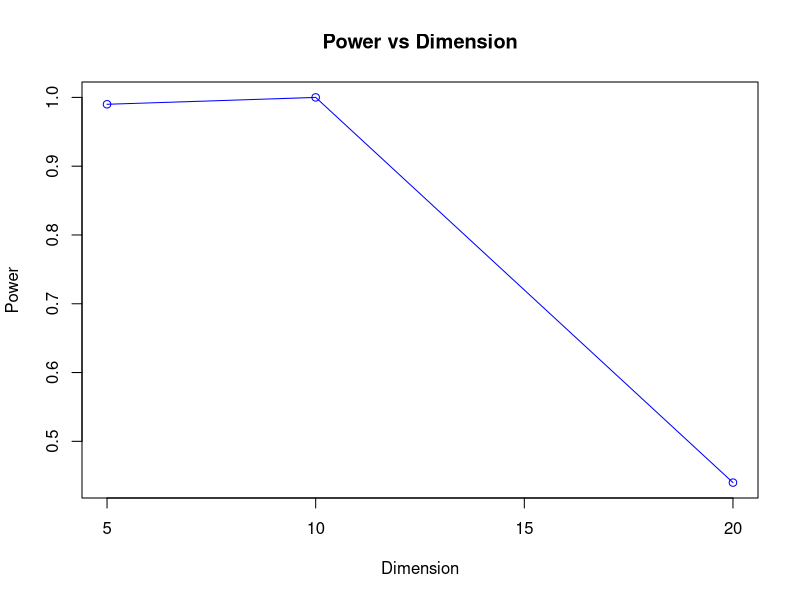
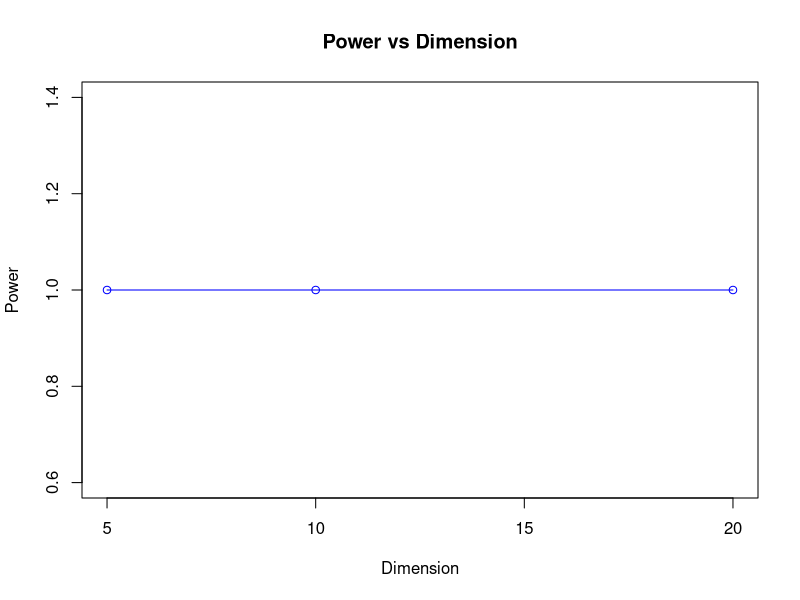
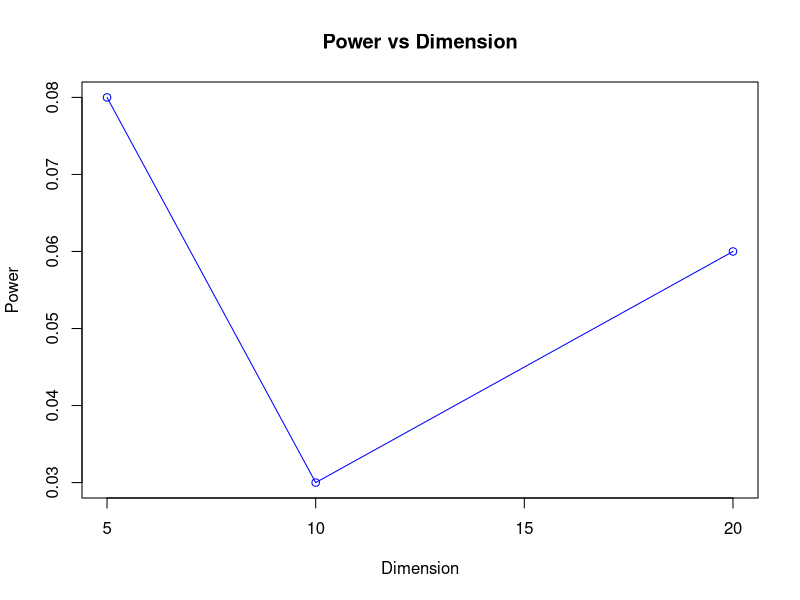
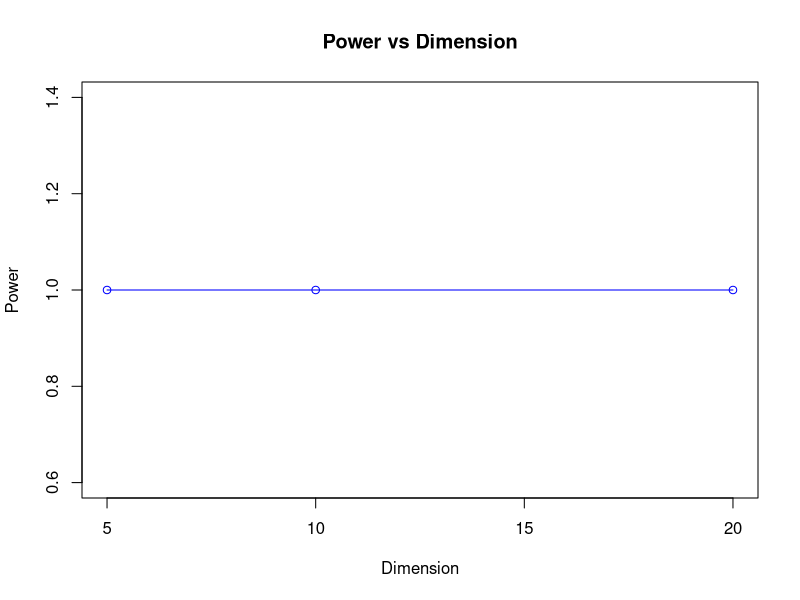
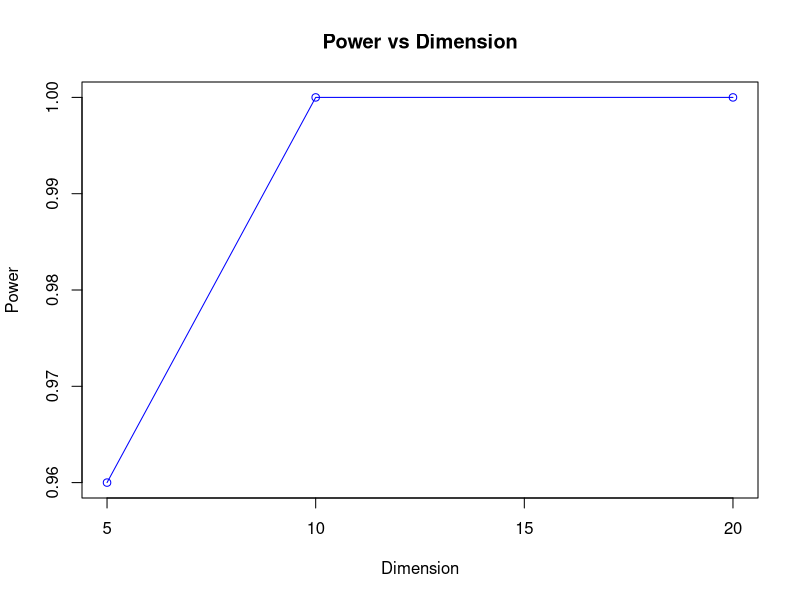

Write R code to recreate these figures, in order.
## ---- chunk 1
knitr::opts_chunk$set(echo = TRUE)
library(RANN)
## ---- chunk 2
NNT <- function(z, ix, size,custom) {
  n1 = size[1]
  n2 = size[2]
  n = n1 + n2
  z = z[ix,]
  o = rep(0, nrow(z))
  z = as.data.frame(cbind(z, o))
  NN = nn2(z, z, custom)
  block1 = NN$nn.idx[1:n1,-1]
  block2 = NN$nn.idx[(n1+1):n,-1]
  i1 = sum(block1 < n1 + 0.5)
  i2 = sum(block2 > n1 + 0.5)
  T_nnt = (i1 + i2) / (custom * n)
  return(T_nnt)
}
## ---- chunk 3
edist <- function(x,ix,size,custom) {
  n1 = size[1]
  n2 = size[2]
  ii = ix[1:n1]
  jj = ix[(n1+1):(n1+n2)]
  w = n1 * n2 / (n1 + n2)
  if(is.null(custom)) {
    custom = 2
  }
  dst = as.matrix(dist(x,method='minkowski',p=custom))
  m11 = sum(dst[ii, ii]) / (n1 * n1)
  m22 = sum(dst[jj, jj]) / (n2 * n2)
  m12 = sum(dst[ii, jj]) / (n1 * n2)
  T_edist = w * ((m12 + m12) - (m11 + m22))
  return (T_edist)
}
## ---- chunk 4
HT_sqT <- function(z,ix,size,custom = NULL) {
  n1 = size[1]
  n2 = size[2]
  n = n1 + n2
  z = z[ix,]
  X = z[1:n1,]
  Y = z[n1+1:n2,]
  X_ = colMeans(X)
  Y_ = colMeans(Y)
  sigma_X = cov(X)
  sigma_Y = cov(Y)
  sigma_hat = ((n1-1)*sigma_X+(n2-1)*sigma_Y)/(n-2)
  T_sq = t(X_-Y_)%*%solve(sigma_hat)%*%(X_-Y_)
  T_sq = T_sq*n1*n2/n
  T_sq = as.double(T_sq)
  return(T_sq)
}
## ---- chunk 5
GraphT <- function(x,ix,size,custom) {
  n1 = size[1]
  n2 = size[2]
  n = n1 + n2
  x = x[ix,]
  ii = ix[1:n1]
  jj = ix[(n1+1):(n1+n2)]
  if(is.null(custom)) {
    custom = c(2,3)
  }
  if(length(custom)<2) {
    custom = c(custom,3)
  }
  dst = as.matrix(dist(x,method='minkowski',p=custom[1]))
  Edge = ifelse((dst < custom[2]) == "TRUE", 1, 0)
  num_edge = n+(sum(Edge)-n)/2
  sum1 = n1+(sum(Edge[ii,ii])-n1)/2
  sum2 = n2+(sum(Edge[jj,jj])-n2)/2
  Tr = (sum1+sum2)/num_edge
  return (Tr)
}
## ---- chunk 6
permT <- function(x,B,ix,size,custom=NULL,Fun) {
  T0 = Fun(x,ix,size,custom)
  Tperm=c(rep(0,B))
  for(b in c(1:B)) {
    per_index = sample(1:nrow(x))
    Tperm[b] = Fun(x,per_index,size,custom)
  }
  P = mean(c(T0,Tperm)>=T0)
  return(P)
}
## ---- chunk 7
exp1 <- function() {
  library(RANN)
  times = 100
  Alpha = 0.05
  d = 20
  n1 = 50
  B = 1000
  n2 = 50
  power = rep(0,times)
  for(k in c(3,7,10)){
    for(i in c(1:times)){
      x1 = matrix(rnorm(n1*d,sd = 2), n1, d)
      y1 = matrix(rnorm(n2*d), n2, d)
      z1 = rbind(x1, y1)
      power[i] = permT(z1, B, 1:nrow(z1), c(n1,n2), custom = k, NNT)
      }
    power_ = sum(power < Alpha)/times
    if(k == 3) {
      print("The power with k = 3:")
    }
    if(k == 7) {
      print("The power with k = 7:")
    }
    if(k == 10) {
      print("The power with k = 10:")
    }
    print(power_)
  }
}
#exp1()

# Since it takes such a long time to output the outcomes, I will leave them as comments.
#[1] "The power with k = 3:"
#[1] 0.51
#[1] "The power with k = 7:"
#[1] 0.93
#[1] "The power with k = 10:"
#[1] 1
## ---- chunk 8
exp2 <- function(){
  times = 100
  n1 = 50
  n2 = 50
  d1 = 5
  d2 = 20
  B = 1000
  k = 3
  Alpha = 0.05
  for(p in c(1,2,5)){
    power1 = rep(0, times)
    for(i in c(1:times)) {
      x1 = matrix(rnorm(n1*d1,sd = 2), n1, d1)
      y1 = matrix(rnorm(n2*d1), n2, d1)
      z1 = rbind(x1, y1)
      power1[i] = permT(z1, B, 1:nrow(z1), c(n1,n2), custom = p, edist)
    }
    power1_ = sum(power1<Alpha)/times
    if (p == 1) {
      print("edist power with d = 5, p = 1:")
    }
    if (p == 2) {
      print("edist power with d = 5, p = 2:")
    }
    if (p == 5) {
      print("edist power with d = 5, p = 5:")
    }
    print(power1_)
  }
  for(p in c(1,2,5)) {
    power1 = rep(0, times)
    for(i in c(1:times)) {
      x1 = matrix(rnorm(n1*d2, sd = 2), n1, d2)
      y1 = matrix(rnorm(n2*d2), n2, d2)
      z1 = rbind(x1, y1)
      power1[i] = permT(z1, B, 1:nrow(z1), c(n1, n2), custom = p, edist)
    }
    power1_ = sum(power1 < Alpha)/times
    if(p == 1) {
      print("edist power with d = 20, p = 1:")
    }
    if(p == 2) {
      print("edist power with d = 20, p = 2:")
    }
    if(p == 5) {
      print("edist power with d = 20, p = 5:")
    }
    print(power1_)
  }
  Q = 3
  for(p in c(1,2,5)){
    power2 = rep(0, times)
    for(i in c(1:times)) {
      x1 = matrix(rnorm(n1*d1, sd = 2), n1, d1)
      y1 = matrix(rnorm(n2*d1), n2, d1)
      z1 = rbind(x1, y1)
      power2[i] = permT(z1, B, 1:nrow(z1), c(n1, n2), custom = c(p,3), GraphT)
    }
    power2_ = sum(power1 < Alpha)/times
    if(p == 1) {
      print("Graph power with d = 5, p = 1:")
    }
    if(p == 2) {
      print("Graph power with d = 5, p = 2:")
    }
    if(p == 5) {
      print("Graph power with d = 5, p = 5:")
    }
    print(power2_)
  }
  for(p in c(1,2,5)){
    power2 = rep(0, times)
    for(i in c(1:times)) {
      x1 = matrix(rnorm(n1*d2, sd = 2), n1, d2)
      y1 = matrix(rnorm(n2*d2), n2, d2)
      z1 = rbind(x1, y1)
      power2[i] = permT(z1, B, 1:nrow(z1), c(n1, n2), custom=c(p,3), GraphT)
    }
    power2_ = sum(power1 < Alpha)/times
    if(p == 1) {
      print("Graph power with d = 20, p = 1:")
    }
    if(p == 2) {
      print("Graph power with d = 20, p = 2:")
    }
    if(p == 5) {
      print("Graph power with d = 20, p = 5:")
    }
    print(power2_)
  }
}

#exp2()

# Since it takes such a long time to output the outcomes, I will leave them as comments.
# [1] "edist power with d = 5, p = 1:"
# [1] 1
# [1] "edist power with d = 5, p = 2:"
# [1] 1
# [1] "edist power with d = 5, p = 5:" 
# [1] 1
# [1] "edist power with d = 20, p = 1:" 
# [1] 1
# [1] "edist power with d = 20, p = 2:" 
# [1] 1
# [1] "edist power with d = 20, p = 5:" 
# [1] 1
# [1] "Graph power with d = 5, p = 1:" 
# [1] 1
# [1] "Graph power with d = 5, p = 2:" 
# [1] 1
# [1] "Graph power with d = 5, p = 5:" 
# [1] 1
# [1] "Graph power with d = 20, p = 1:" 
# [1] 1
# [1] "Graph power with d = 20, p = 2:" 
# [1] 1
# [1] "Graph power with d = 20, p = 5:" 
# [1] 1
## ---- chunk 9
exp3 <- function(){
  times = 100
  n1 = 50
  n2 = 50
  d1 = 5
  d2 = 20
  B = 1000
  k = 3
  Alpha = 0.05
  power1 = rep(0,times)
  for(Q in c(3,5,10)) {
    for(i in c(1:times)) {
      x1 = matrix(rnorm(n1*d1, sd = 2), n1, d1)
      y1 = matrix(rnorm(n2*d1), n2, d1)
      z1 = rbind(x1, y1)
      power1[i] = permT(z1, B, 1:nrow(z1), c(n1,n2), custom = c(2, Q), GraphT)
    }
    power1_ = sum(power1 < Alpha)/times
    if(Q == 3) {
      print('the power with d = 5, Q = 3:')
    }
    if(Q == 5) {
      print('the power with d = 5, Q = 5:')
    }
    if(Q == 10) {
      print('the power with d = 5, Q = 10:')
    }
    print(power1_)
  }
  for(Q in c(3,5,10)){
    for(i in c(1:times)){
      x1 = matrix(rnorm(n1*d2, sd = 2), n1, d2)
      y1 = matrix(rnorm(n2*d2), n2, d2)
      z1 = rbind(x1, y1)
      power1[i] = permT(z1, B, 1:nrow(z1), c(n1,n2), custom = c(2,Q), GraphT)
    }
    power1_ = sum(power1 < Alpha)/times
    if(Q == 3) {
      print('the power with d = 20, Q = 3:')
    }
    if(Q == 5) {
      print('the power with d = 20, Q = 5:')
    }
    if(Q == 10) {
      print('the power with d = 20, Q = 10:')
    }
    print(power1_)
  }
}

#exp3()

# Since it takes such a long time to output the outcomes, I will leave them as comments.
# [1] "the power with d = 5, Q = 3:"
# [1] 1
# [1] "the power with d = 5, Q = 5:"
# [1] 0.98
# [1] "the power with d = 5, Q = 10:"
# [1] 0
# [1] "the power with d = 20, Q = 3:"
# [1] 0
# [1] "the power with d = 20, Q = 5:"
# [1] 1
# [1] "the power with d = 20, Q = 10:"
# [1] 0.36
## ---- chunk 10
NNTdim <- function(){
  library(RANN)
  times = 100
  n1 = 50
  n2 = 50
  B = 1000
  Alpha = 0.05
  power_result = rep(0,3)
  power = rep(0,times)
  j = 1
  for(d in c(5,10,20)){
    power = rep(0,times)
    for(i in c(1:times)){
      x1 = matrix(rnorm(n1*d,sd =2), n1, d)
      y1 = matrix(rnorm(n2*d), n2, d)
      z1 = rbind(x1, y1)
      power[i] = permT(z1, B, 1:nrow(z1), c(n1,n2), custom = 3, NNT)
    }
    power_ = sum(power < Alpha)/times
    if(d == 5) {
      print("The power with d = 5:")
    }
    if(d == 10) {
      print("The power with d = 10:")
    }
    if(d == 20) {
      print("The power with d = 20:")
    }
    print(power_)
    power_result[j] = power_
    j = j+1
  }
  return(power_result)
}
#power_result1 = NNTdim()
power_result1 = c(0.99,1,0.44) # The result after running
plot(c(5,10,20), power_result1, type = 'o', col = "blue", xlab = "Dimension", ylab = "Power", main = "Power vs Dimension")
## ---- chunk 11
edistdim <- function() {
  times = 100
  n1 = 50
  n2 = 50
  B = 1000
  Alpha = 0.05
  power_result = rep(0,3)
  power = rep(0,times)
  j = 1
  for(d in c(5,10,20)) {
    power = rep(0,times)
    for(i in c(1:times)){
      x1 = matrix(rnorm(n1*d, sd = 2), n1, d)
      y1 = matrix(rnorm(n2*d), n2, d)
      z1 = rbind(x1, y1)
      power[i] = permT(z1, B, 1:nrow(z1), c(n1, n2), custom = 2, edist)
    }
    power_=sum(power < Alpha)/times
    if(d == 5) {
      print("The power with d = 5:")
    }
    if(d == 10) {
      print("The power with d = 10:")
    }
    if(d == 20) {
      print("The power with d = 20:")
    }
    print(power_)
    power_result[j] = power_
    j = j+1
  }
  return(power_result)
}
#power_result2 = edistdim()
power_result2 = c(1,1,1) # The result after running
plot(c(5,10,20), power_result2, type = 'o', col = "blue", xlab = "Dimension", ylab = "Power", main = "Power vs Dimension")
## ---- chunk 12
HT_sqTdim <- function() {
  times = 100
  n1 = 100
  n2 = 100
  B = 1000
  Alpha = 0.05
  power_result = rep(0,3)
  j = 1
  for(d in c(5,10,20)){
    power = rep(0,times)
    for(i in c(1:times)){
      x1 = matrix(rnorm(n1*d, sd = 2), n1, d)
      y1 = matrix(rnorm(n2*d), n2, d)
      z1 = rbind(x1, y1)
      power[i] = permT(z1, B, 1:nrow(z1), c(n1,n2), custom = NULL, HT_sqT)
    }
    power_ = sum(power < Alpha)/times
    if(d == 5) {
      print("the power with d = 5:")
    }
    if(d == 10) {
      print("the power with d = 10:")
    }
    if(d == 20) {
      print("the power with d = 20:")
    }
    print(power_)
    power_result[j] = power_
    j = j+1
  }
  return(power_result)
}
#power_result3 = HT_sqTdim()
power_result3 = c(0.08,0.03,0.06) # The result after running
plot(c(5,10,20), power_result3, type = 'o', col = "blue", xlab = "Dimension", ylab = "Power", main = "Power vs Dimension")
## ---- chunk 13
HT_sqTdim2 <- function(){
  times = 100
  n1 = 100
  n2 = 100
  B = 1000
  Alpha = 0.05
  power_result = rep(0,3)
  j = 1
  for(d in c(5,10,20)){
    power = rep(0,times)
    for(i in c(1:times)){
      x1 = matrix(rnorm(n1*d,mean = 1), n1, d)
      y1 = matrix(rnorm(n2*d), n2, d)
      z1 = rbind(x1, y1)
      power[i] = permT(z1, B, 1:nrow(z1), c(n1,n2), custom = NULL, HT_sqT)
    }
    power_ = sum(power < Alpha)/times
    if(d == 5) {
      print("The power with d = 5:")
    }
    if(d == 10) {
      print("The power with d = 10:")
    }
    if(d == 20) {
      print("The power with d = 20:")
    }
    print(power_)
    power_result[j] = power_
    j = j+1
  }
  return(power_result)
}
#power_result4 = HT_sqTdim2()
power_result4 = c(1,1,1) # The result after running
plot(c(5,10,20), power_result4, type = 'o', col = "blue", xlab = "Dimension", ylab = "Power", main = "Power vs Dimension")
## ---- chunk 14
GraphTdim <- function(){
  times = 100
  n1 = 50
  n2 = 50
  B = 1000
  Alpha = 0.05
  power_result = rep(0,3)
  j = 1
  for(d in c(5,10,20)){
    power = rep(0,times)
    for(i in c(1:times)){
      x1 = matrix(rnorm(n1*d,sd = 2), n1, d)
      y1 = matrix(rnorm(n2*d), n2, d)
      z1 = rbind(x1, y1)
      power[i] = permT(z1, B, 1:nrow(z1), c(n1,n2), custom = c(2,5), GraphT)
    }
    power_ = sum(power < Alpha)/times
    if(d == 5) {
      print('the power with d=5:')
    }
    if(d == 10) {
      print('the power with d=10:')
    }
    if(d == 20) {
      print('the power with d=20:')
    }
    print(power_)
    power_result[j] = power_
    j = j+1
  }
  return(power_result)
}
#power_result5 = GraphTdim()
power_result5 = c(0.96,1,1) # The result after running
plot(c(5,10,20), power_result5, type = 'o', col = "blue", xlab = "Dimension", ylab = "Power", main = "Power vs Dimension")
## ---- chunk 15
smalldim <- function(){
  times = 100
  n1 = 100
  n2 = 100
  B = 1000
  k = 3
  Q = 5
  p = 2
  d = 5 
  Alpha = 0.05
  power_result = rep(0,4)
  j = 1
  for(w in c("NNT","edist","HT_sqT","GraphT")){
    if(w == "NNT") {
      custom = k
    }
    if(w == "edist") {
      custom = p
    }
    if(w == "HT_sqT") {
      custom=NULL
    }
    if(w == "GraphT") {
      custom = c(p,Q)
    }
    power = rep(0,times)
    for(i in c(1:times)){
      x1 = matrix(rnorm(n1*d,sd =2), n1, d)
      y1 = matrix(rnorm(n2*d), n2, d)
      z1 = rbind(x1, y1)
      if(w == "NNT") {
        power[i] = permT(z1,B,1:nrow(z1),c(n1,n2),custom=custom,NNT)
      }
      if(w == "edist") {
        power[i] = permT(z1,B,1:nrow(z1),c(n1,n2),custom=custom,edist)
      }
      if(w == "HT_sqT") {
        power[i] = permT(z1,B,1:nrow(z1),c(n1,n2),custom=custom,HT_sqT)
      }
      if(w == "GraphT") {
        power[i] = permT(z1,B,1:nrow(z1),c(n1,n2),custom=custom,GraphT)
      }
    }
    power_ = sum(power < Alpha)/times
    if(w == "NNT") {
      print("NNT power:")
    }
    if(w == "edist") {
      print("edist power:")
    }
    if(w == "HT_sqT") {
      print("HT_sqT power:")
    }
    if(w == "GraphT") {
      print("GraphT power:")
    }
    print(power_)
    power_result[j] = power_
    j = j+1
  }
  return(power_result)
}
#power_result6 = smalldim()
#power_result6

# Since it takes such a long time to output the outcomes, I will leave them as comments.
#[1] "NNT power:"
#[1] 1
#[1] "edist power:"
#[1] 1
#[1] "HT_sqT power:"
#[1] 0.99
#[1] "GraphT power:"
#[1] 1
## ---- chunk 16
largedim <- function(){
  times = 100
  n1 = 100
  n2 = 100
  B = 1000
  k = 3
  Q = 5
  p = 2
  d = 20
  Alpha = 0.05
  power_result = rep(0,4)
  j = 1
  for(w in c("NNT","edist","HT_sqT","GraphT")) {
    if(w == "NNT") {
      custom = k
    }
    if(w == "edist") {
      custom = p
    }
    if(w == "HT_sqT") {
      custom = NULL
    }
    if(w == "GraphT") {
      custom=c(p,Q)
    }
    power = rep(0,times)
    for(i in c(1:times)){
      x1 = matrix(rnorm(n1*d,sd = 2), n1, d)
      y1 = matrix(rnorm(n2*d), n2, d)
      z1 = rbind(x1, y1)
      if(w == "NNT") {
        power[i] = permT(z1, B, 1:nrow(z1), c(n1,n2), custom = custom, NNT)
      }
      if(w == "edist") {
        power[i] = permT(z1, B, 1:nrow(z1), c(n1,n2), custom = custom, edist)
      }
      if(w == "HT_sqT") {
        power[i] = permT(z1, B, 1:nrow(z1), c(n1,n2), custom = custom, HT_sqT)
      }
      if(w == "GraphT") {
        power[i] = permT(z1, B, 1:nrow(z1), c(n1,n2), custom = custom, GraphT)
      }
    }
    power_ = sum(power < Alpha)/times
    if(w == "NNT") {
      print("NNT power:")
    }
    if(w == "edist") {
      print("edist power:")
    }
    if(w == "HT_sqT") {
      print("HT_sqT power:")
    }
    if(w == "GraphT") {
      print("GraphT power:")
    }
    print(power_)
    power_result[j] = power_
    j = j+1
  }
  return(power_result)
}
#power_result7 = largedim()
#power_result7

# Since it takes such a long time to output the outcomes, I will leave them as comments.
#[1] "NNT power:"
#[1] 0.99
#[1] "edist power:"
#[1] 1
#[1] "HT_sqT power:"
#[1] 0.06
#[1] "GraphT power:"
#[1] 1
